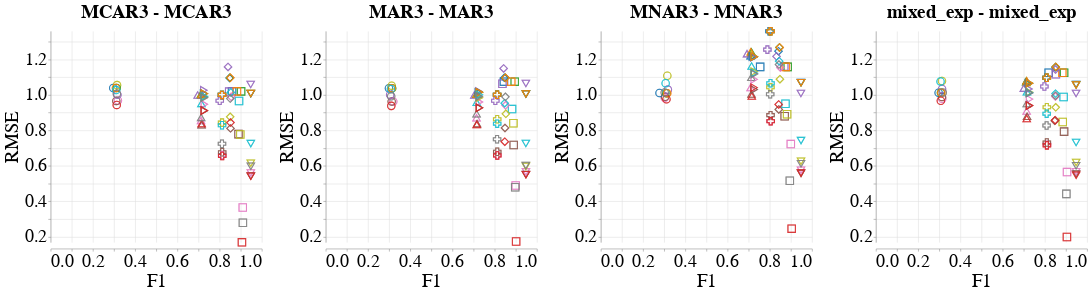

Notebook code cell kept with this figure:
### Code cell
create_scatter_plot(missingness_types=[
                        {'train': 'MCAR3', 'test': 'MCAR3'},
                        {'train': 'MAR3', 'test': 'MAR3'},
                        {'train': 'MNAR3', 'test': 'MNAR3'},
                        {'train': 'mixed_exp', 'test': 'MCAR1 & MAR1 & MNAR1'},
                    ],
                    imputation_quality_metric_name='RMSE',
                    model_performance_metric_name='F1',
                    dataset_to_column_name=DATASET_TO_COLUMN_NAME,
                    shape_by='Dataset_Name', # Dataset_Name or Model_Name
                    base_font_size=30,
                    db_client_1=db_client_1,
                    db_client_3=db_client_3)

### Figure 1 — Vega-Lite specification as saved in the notebook (floating-point values rounded to 4 significant figures; data arrays with more than 128 entries replaced by an {"elided": "..."} marker saying what was removed)
{"config": {"view": {"continuousWidth": 400, "continuousHeight": 300, "stroke": null}, "axis": {"labelFontSize": 34, "labelFontWeight": "normal", "titleFontSize": 36, "titleFontWeight": "normal"}, "facet": {"spacing": 30}, "header": {"labelFontSize": 36, "labelFontWeight": "bold", "labelOrient": "top", "labelPadding": 5, "titleFontSize": 36}, "legend": {"columns": 3, "direction": "horizontal", "labelFontSize": 38, "labelLimit": 400, "orient": "top", "symbolOffset": 80, "symbolStrokeWidth": 10, "titleAnchor": "middle", "titleFontSize": 40, "titleLimit": 300}, "title": {"fontSize": 36}}, "data": {"name": "data-5cfa6ecb37930d6772ce2db01343d5ff"}, "facet": {"column": {"field": "Missingness_Type", "sort": ["MCAR3 - MCAR3", "MAR3 - MAR3", "MNAR3 - MNAR3", "mixed_exp - MCAR1 & MAR1 & MNAR1"], "title": null, "type": "nominal"}}, "spec": {"layer": [{"mark": {"type": "point", "size": 200}, "encoding": {"color": {"field": "Null_Imputer_Name", "legend": null, "scale": {"scheme": "category10"}, "sort": ["deletion", "median-mode", "median-dummy", "miss_forest", "k_means_clustering", "datawig", "automl", "nomi", "hivae", "mnar_pvae"], "title": null, "type": "nominal"}, "shape": {"field": "Dataset_Name", "legend": null, "title": null, "type": "nominal"}, "x": {"axis": {"title": "F1"}, "field": "F1", "type": "quantitative"}, "y": {"axis": {"title": "RMSE"}, "field": "Rmse", "scale": {"domain": [0.1688, 1.36]}, "type": "quantitative"}}}], "height": 400, "width": 400}, "resolve": {"scale": {"y": "independent"}}, "$schema": "https://vega.github.io/schema/vega-lite/v4.17.0.json", "datasets": {"data-5cfa6ecb37930d6772ce2db01343d5ff": {"elided": "560 records"}}}
